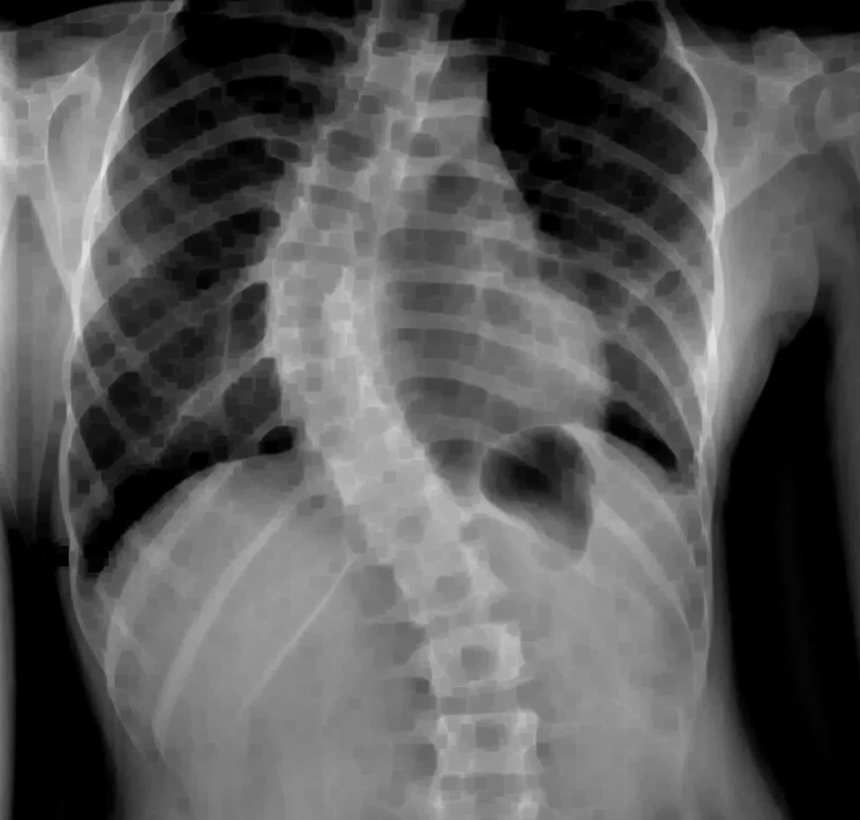
#> input picture diag6_erosion.png, 860 x 820 px, shrunk from 1424 x 1358 before the run
$ python bordes.py   (older library calls are emulated)
#> lines starting #> are read from the running program, lines starting #| are printed output that depends on the picture; after the words box and inside, x2 and y2 are one past the last pixel; in counts of white or black regions, pixels touching at a corner belong together
import numpy as np
import cv2

src = cv2.imread('diag6_erosion.png')
#> src is the input picture: shape (820, 860, 3); min 0, max 228, mean 87.4

gray = cv2.cvtColor(src, cv2.COLOR_BGR2GRAY)
gray = cv2.GaussianBlur(gray, (7, 7), 3)

t, dst = cv2.threshold(gray, 0, 255, cv2.THRESH_BINARY | cv2.THRESH_TRIANGLE)
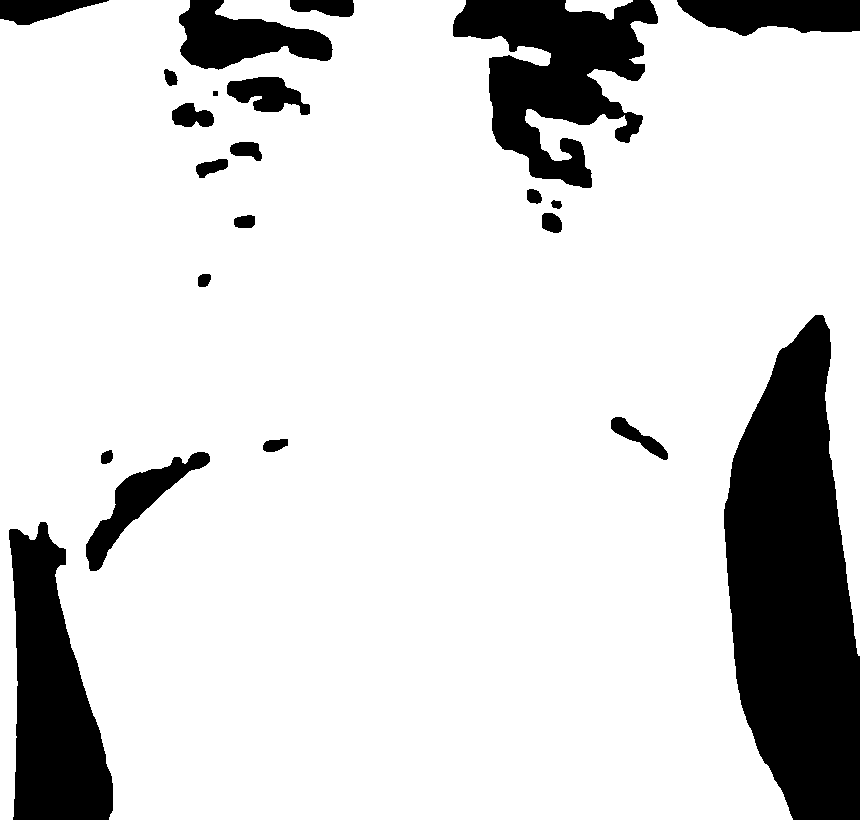
#> dst: shape (820, 860); 84.3% white; 22 black regions
#> t = 9

_, contours, _ = cv2.findContours(dst, cv2.RETR_TREE, cv2.CHAIN_APPROX_SIMPLE)
#> contours = 17 contours; largest, box (x1, y1, x2, y2) and area: (0, 0, 860, 820) 600172, (85, 451, 211, 572) 4049, (226, 76, 311, 116) 1986, (610, 416, 669, 461) 871, (171, 102, 215, 128) 771

for c in contours:
    area = cv2.contourArea(c)
    if area > 1000 and area < 10000:
        cv2.drawContours(src, [c], 0, (0, 255, 0), 2, cv2.LINE_AA)
#> this loop made 17 passes
#> area on passes 1 to 12: 663.5, 600172, 4049, 153, 276.5, 871, 163.5, 262, 360, 86.5, 201, 411.5
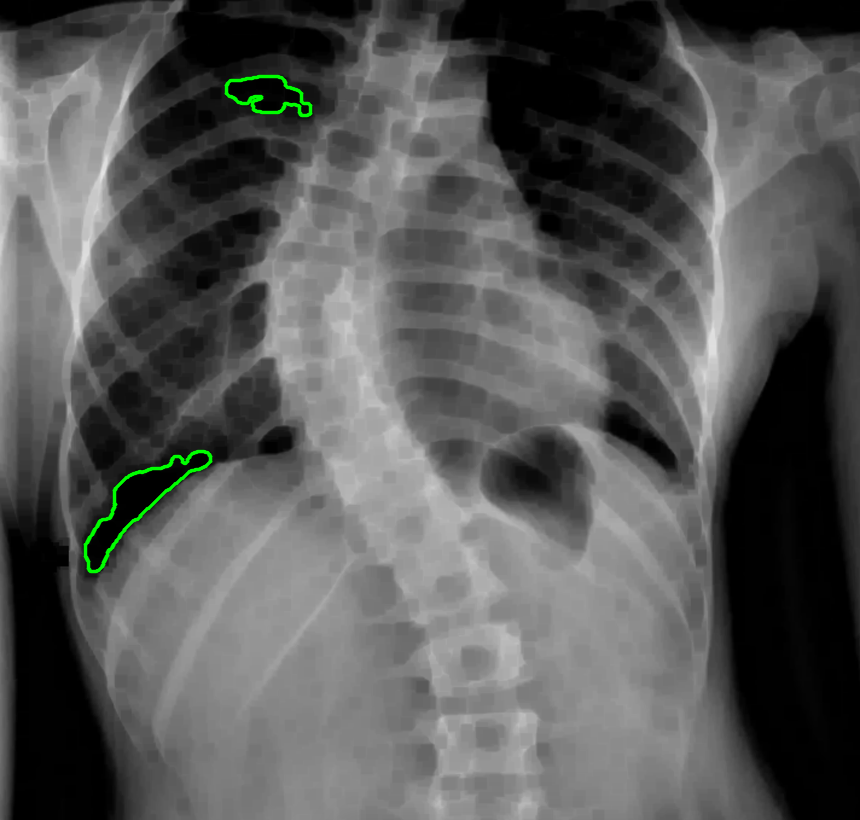
#> src: shape (820, 860, 3); 0.44% of pixels changed, all inside (x1, y1, x2, y2) = (83, 74, 313, 574)

cv2.imshow('contornos', src)
cv2.imshow('umbral', dst)

cv2.waitKey(0)

$ run again, with diag2_erosion.png copied over diag6_erosion.png
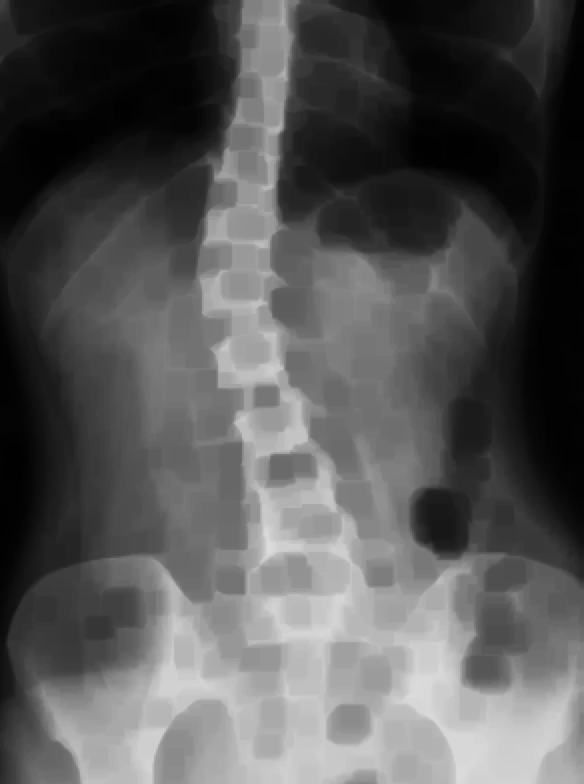
#> input picture diag2_erosion.png, 584 x 784 px
#> src is the input picture: shape (784, 584, 3); min 1, max 221, mean 86.7
#> `t, dst = cv2.threshold(gray, 0, 255, cv2.THRESH_BINARY | cv2.THRESH_TR..`:
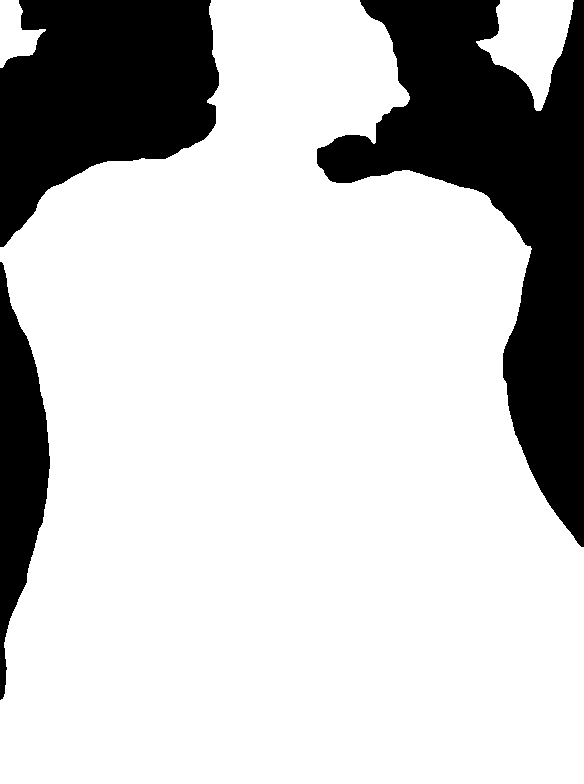
#> dst: shape (784, 584); 77.6% white; 3 black regions
#> t = 22
#> contours = 3 contours; box (x1, y1, x2, y2) and area: (0, 0, 584, 784) 346236, (476, 0, 574, 111) 5698, (0, 0, 46, 68) 1604
#> the loop `for c in contours:` made 3 passes
#> area on passes 1 to 3: 5698, 346236.5, 1603.5
#> after the loop `for c in contours:`:
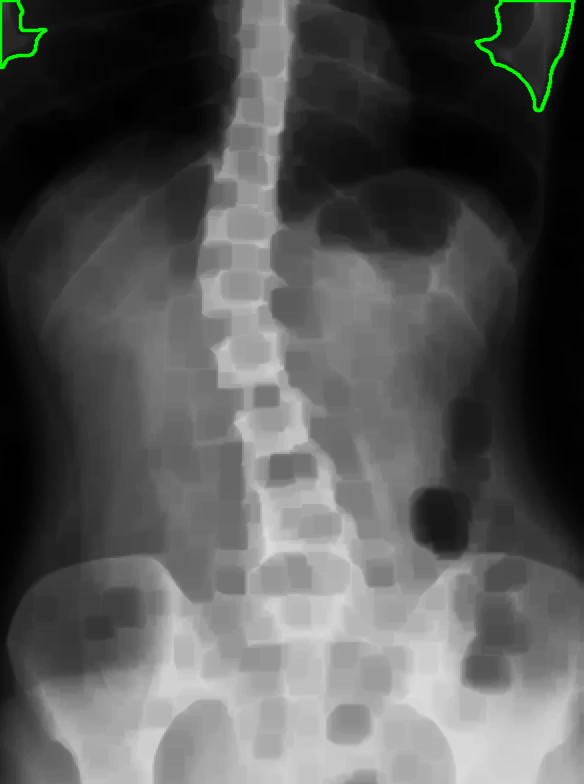
#> src: shape (784, 584, 3); 0.54% of pixels changed, all inside (x1, y1, x2, y2) = (0, 0, 576, 113)

$ run again, with diag3_erosion.png copied over diag6_erosion.png
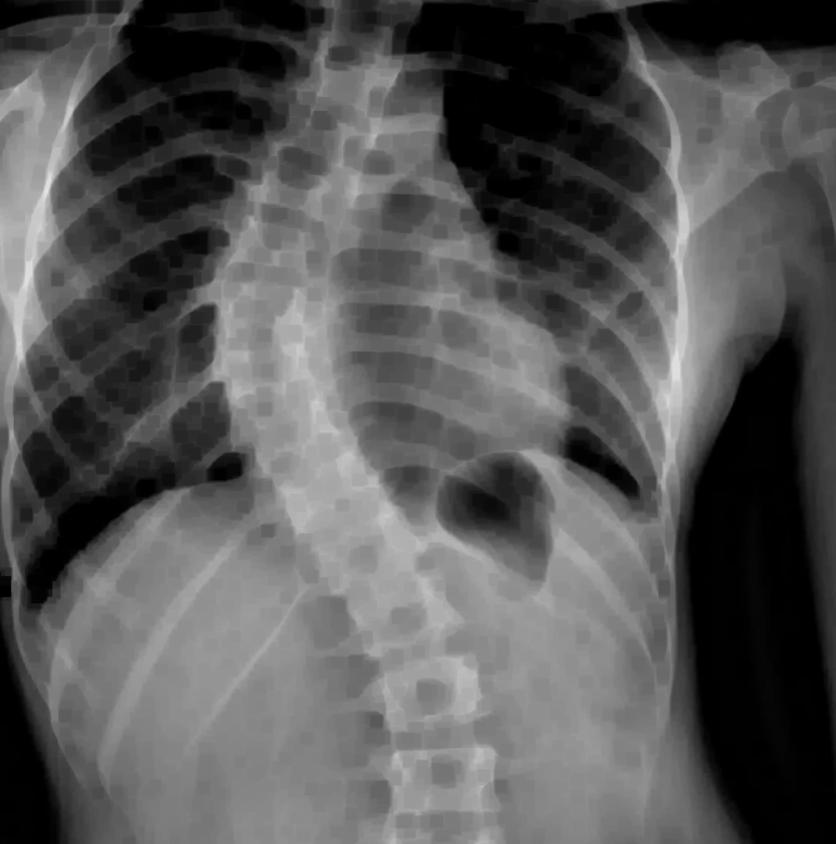
#> input picture diag3_erosion.png, 836 x 844 px, shrunk from 1340 x 1354 before the run
#> src is the input picture: shape (844, 836, 3); min 0, max 228, mean 86.7
#> `t, dst = cv2.threshold(gray, 0, 255, cv2.THRESH_BINARY | cv2.THRESH_TR..`:
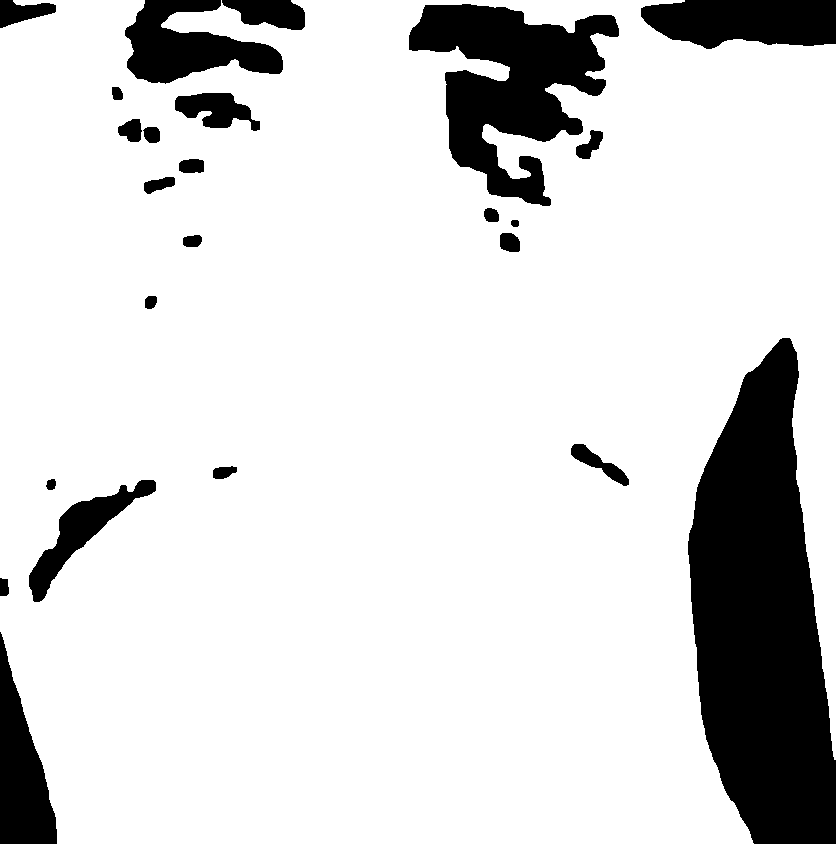
#> dst: shape (844, 836); 85% white; 24 black regions
#> t = 8
#> contours = 18 contours; largest, box (x1, y1, x2, y2) and area: (0, 0, 836, 844) 627786, (408, 3, 620, 207) 21305, (28, 479, 157, 603) 4168, (174, 92, 261, 132) 1994, (570, 443, 630, 487) 866
#> the loop `for c in contours:` made 18 passes
#> area on passes 1 to 8: 627785.5, 4167.5, 103, 258.5, 866.5, 152.5, 218.5, 358.5
#> after the loop `for c in contours:`:
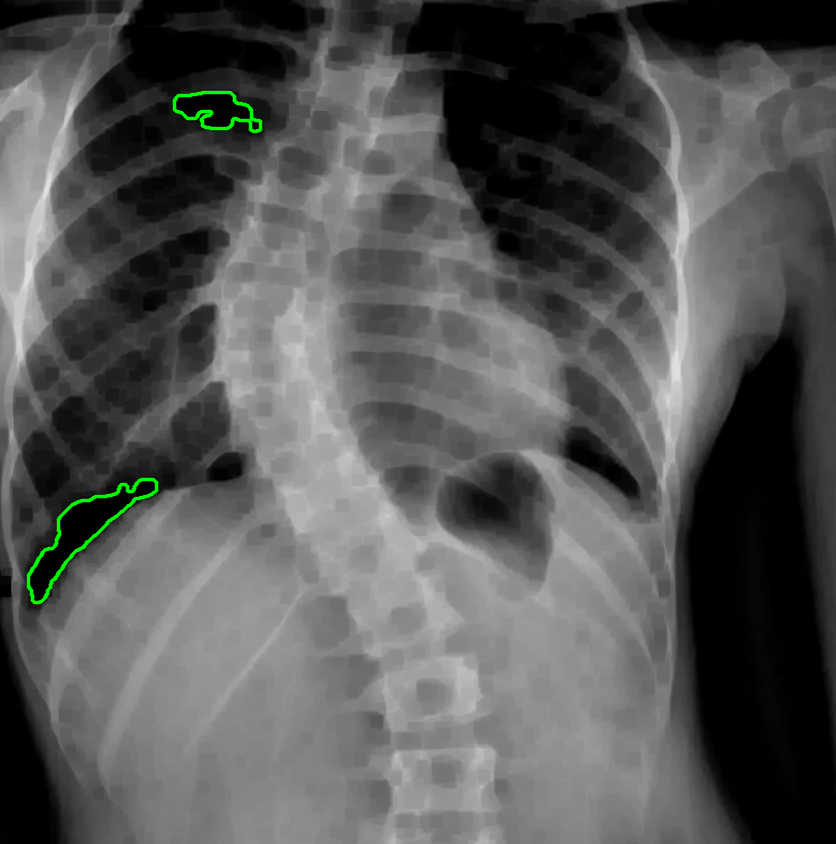
#> src: shape (844, 836, 3); 0.45% of pixels changed, all inside (x1, y1, x2, y2) = (26, 90, 263, 605)

$ run again, with diag4_erosion.png copied over diag6_erosion.png
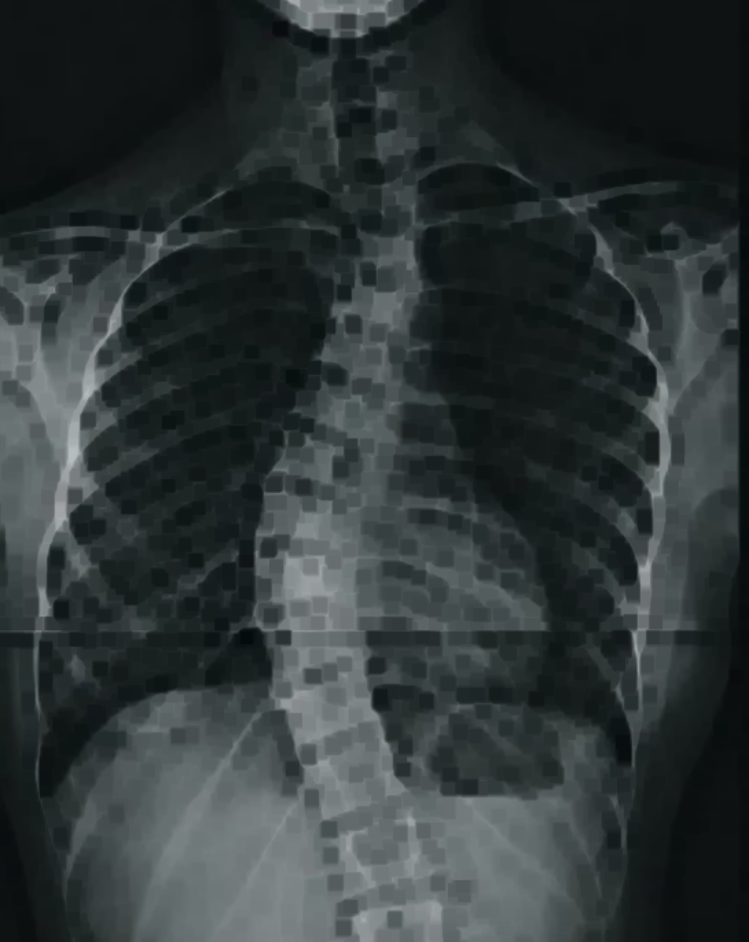
#> input picture diag4_erosion.png, 749 x 942 px, shrunk from 1090 x 1372 before the run
#> src is the input picture: shape (942, 749, 3); mean B, G, R 55.3, 54.6, 47
#> `t, dst = cv2.threshold(gray, 0, 255, cv2.THRESH_BINARY | cv2.THRESH_TR..`:
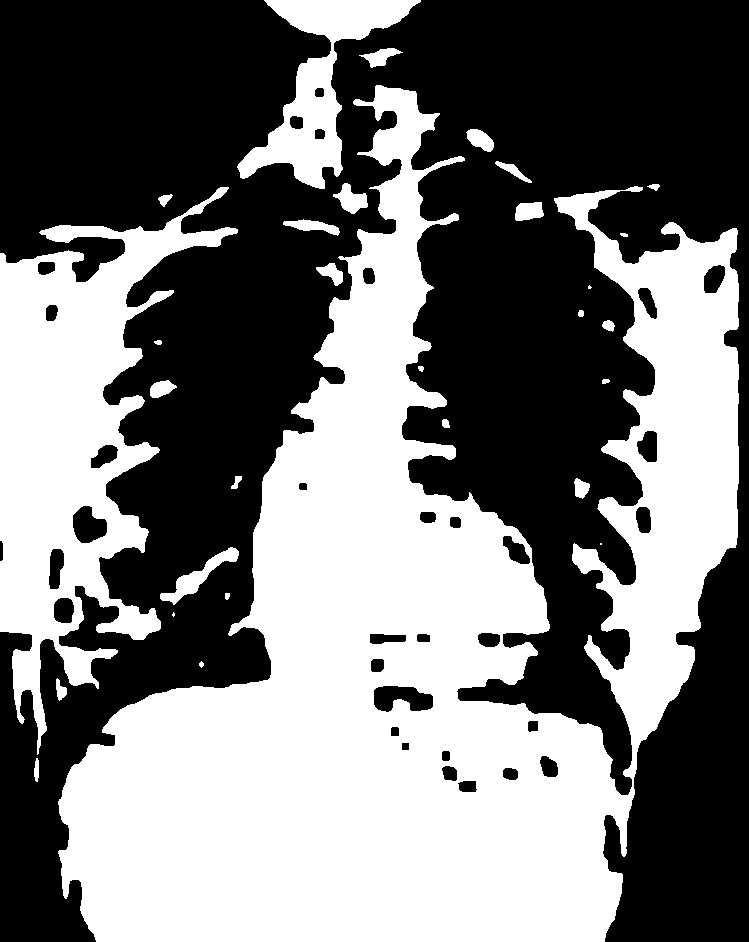
#> dst: shape (942, 749); 46.5% white; 30 white regions (3 under 20 px)
#> t = 42
#> contours = 61 contours, 6 with area under 20; largest, box (x1, y1, x2, y2) and area: (58, 85, 739, 942) 262898, (0, 187, 238, 755) 53036, (237, 0, 421, 189) 10838, (373, 685, 434, 713) 1172, (160, 547, 239, 605) 1036
#> the loop `for c in contours:` made 61 passes
#> area on passes 1, 2, 5, 6, 8, 9, 10, 11: 70, 122, 20.5, 1035.5, 198.5, 58, 46, 287.5
#> after the loop `for c in contours:`:
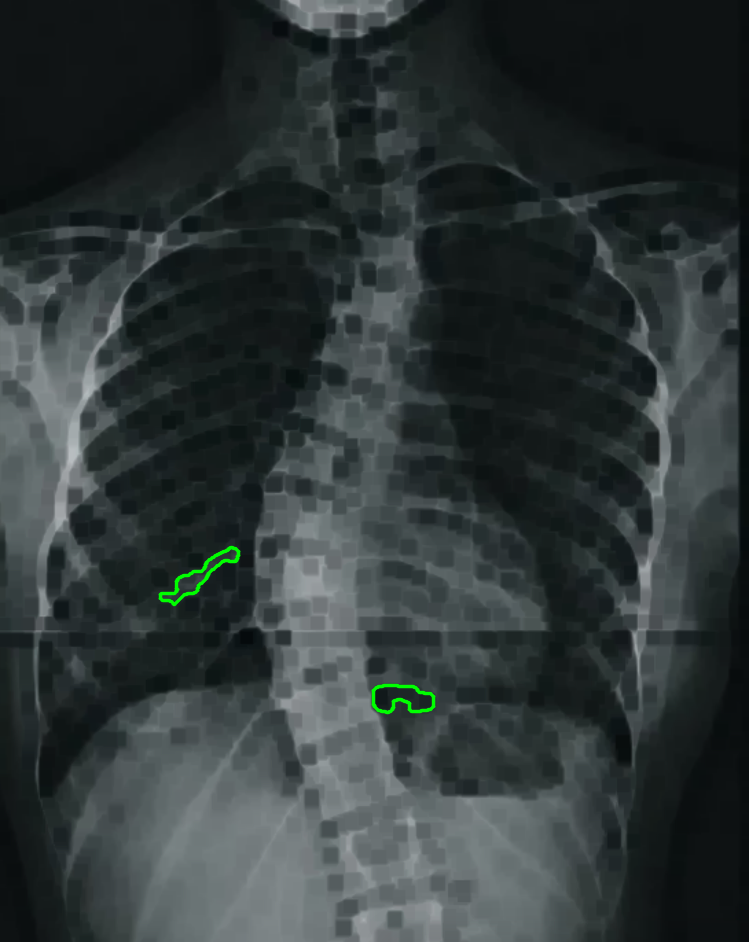
#> src: shape (942, 749, 3); 0.27% of pixels changed, all inside (x1, y1, x2, y2) = (158, 545, 436, 715)
